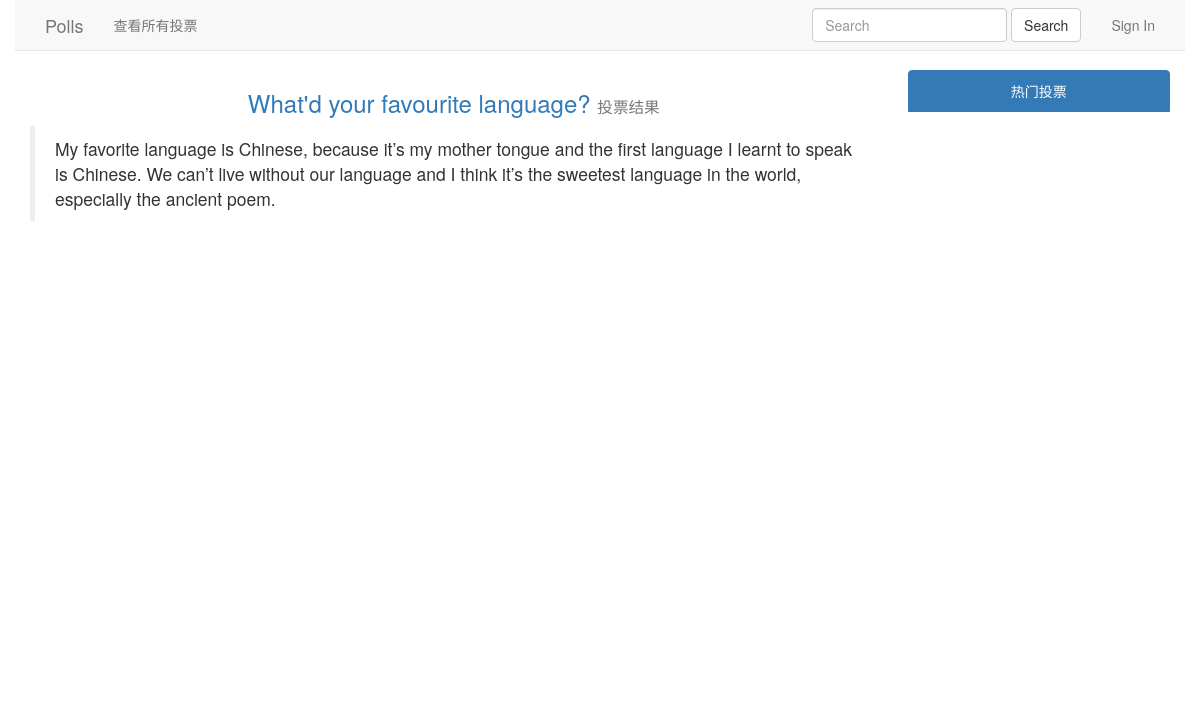
Screenshot of /polls/detail/2 with the database file from the repository.
### polls/models.py (models this page shows, shortened)
@python_2_unicode_compatible
class Question(models.Model):
    DISACTIVE = 0
    ACTIVE = 1
    QUESTION_STATUS_CHOICES = (
        (DISACTIVE, '已停用'),
        (ACTIVE, '正常'),
    )
    question_text = models.CharField(max_length=200, verbose_name='问题内容')
    desc_text = models.TextField(max_length=500, verbose_name='调查描述', default='', blank=True)
    pub_date = models.DateTimeField('发布时间')
    img = models.ImageField(upload_to=getImageStorePath, default='', verbose_name='图片地址', blank=True)
    status = models.IntegerField(default=1, choices=QUESTION_STATUS_CHOICES, verbose_name='状态')
    objects = models.Manager()
    q_objects = QuestionManager()
    class Meta:
        verbose_name = '投票问题'
        verbose_name_plural = '投票问题'

### polls/views.py (the view)
# urls.py: url(r'^detail/(?P<question_id>[0-9]+)$', views.detail, name='detail'),
def detail(request, question_id):
    question = get_object_or_404(Question, pk=question_id)
    return render(request, "detail.html", {
        'question': question
    })

### polls/templates/detail.html (shortened to what this page needs)
{% extends 'base.html' %}
{% block content %}
    <div class="row">
        <div class="col-xs-12 text-center">
            <h3><a href="{% url 'polls:vote' question.id %}">{{ question.question_text }}</a>
                <small> 投票结果</small>
            </h3>
        </div>
        <div class="col-xs-12" style="text-align: left">
            <blockquote>
                <p>{{ question.desc_text }}</p>
            </blockquote>
        </div>
        <div id="bar" class="col-md-6" style="height:400px;margin-bottom: 40px;"></div>
        <div id="pie" class="col-md-6" style="height:400px;margin-bottom: 40px;"></div>
    </div>
{% endblock %}

### rows the page displays
Question: question_text "What'd your favourite language?", desc_text "My favorite language is Chinese, because it’s my mother tongue and the first language I learnt to speak is Chinese. We can’t live without our language and I think it’s the sweetest language in the world, especially the ancient poem."
